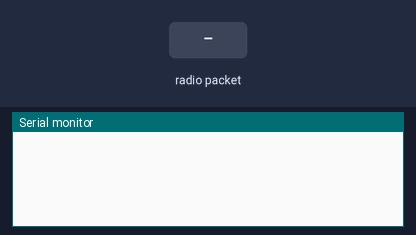
Recording of a sketch running on a simulated Arduino Mega 2560, built with avr-gcc and run on an emulated ATmega2560. Shown: the last lines printed to the serial monitor. The test bench sets the inputs (shaded band). No radio packets arrive unless stated.

Above: at 1.8 s.
1.9 s: radio packet "5" arrives
At 2.5 s:
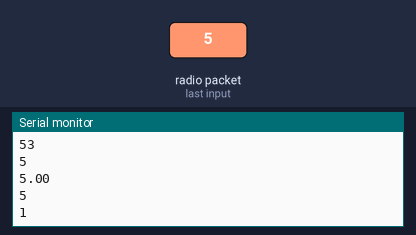
3.5 s: radio packet "90" arrives
At 4.7 s:
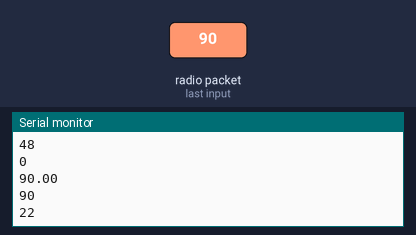
5.0 s: radio packet "200" arrives
At 6.2 s:
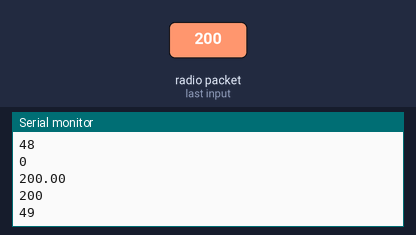
Timing chart, 0 to 8.0 s (numbered marks = the images above; inputs shaded):
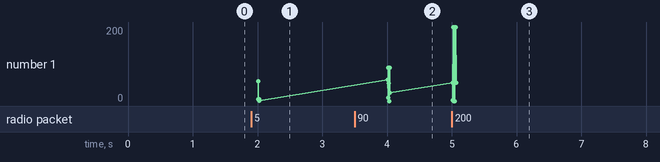

The sketch:

Reciever_final.ino
```cpp
// RF Link using VirtualWire to receive messages
// simplex (one-way) receiver with a 315MHz RF Link Receiver module
// rx pin 23 on mega

#include <VirtualWire.h>  // you must download and install the VirtualWire.h to your hardware/libraries folder
#undef int
#undef abs
#undef double
#undef float
#undef round
void setup()
{
  Serial.begin(9600);

  // Initialise the IO and ISR
  vw_set_ptt_inverted(true);    // Required for RX Link Module
  vw_setup(2000);                   // Bits per sec
  vw_set_rx_pin(3);           // We will be receiving on pin 23 (Mega) ie the RX pin from the module connects to this pin.
  vw_rx_start();                      // Start the receiver
 // pinMode (9,OUTPUT);
}

void loop()
{
  //Serial.println("initializing");
  int j[20];
  double temp = 0;
  float k;
  uint8_t buf[VW_MAX_MESSAGE_LEN];
  uint8_t buflen = VW_MAX_MESSAGE_LEN;

  if (vw_get_message(buf, &buflen)) // check to see if anything has been received
  {
    int i = 0;
    // Message with a good checksum received.
    Serial.print("length ");
    Serial.println(buflen);
    for (i = 0; i < buflen; i++)
    {
     Serial.println(buf[i]);  // the received data is stored in buffer
      j[i] = buf[i] - '0' ;

      Serial.println(j[i]);
      temp = pow(10, ( buflen - i - 1)) * j[i] + temp;
      Serial.println(temp);
}
      k = temp ;
  //  k = 100 * j[0] + 10 * j[1] + j[2] ;
      long val = ((long)k);
      Serial.println(val);

   val = map(k, 0, 1023, 0, 255);
  Serial.println(val);

//   analogWrite(9, val);


 /*  if( k < 500)
      digitalWrite(7,HIGH);
    else
      digitalWrite(7,LOW);
 */

  }
 delay(1000);
}
```

Measured:
- after the input at 1.9 s, the serial monitor: prints a new line after 0.10 s (image 1)
- after the input at 3.5 s, the serial monitor: prints a new line after 0.50 s (image 2)
- after the input at 5.0 s, the serial monitor: prints a new line at once (image 3)
- plotted number 1: 1 → 22 after the input at 3.5 s, 22 → 49 after the input at 5.0 s
